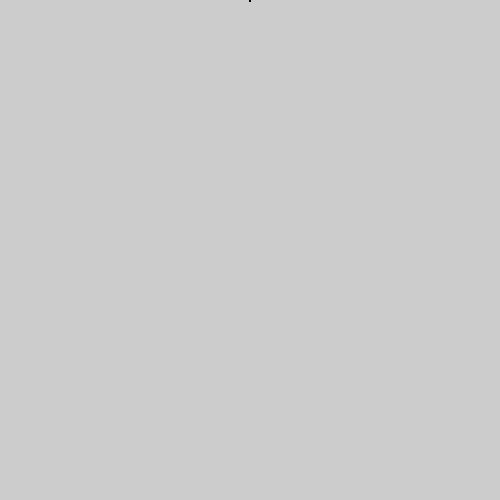
Frame 1 (no input)
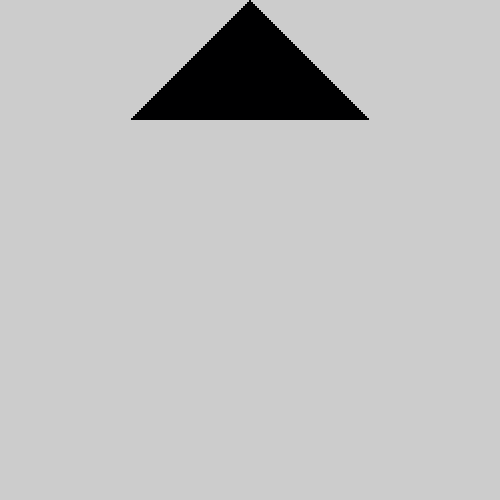
Frame 60 (the mouse pressed at the canvas centre just before this capture)
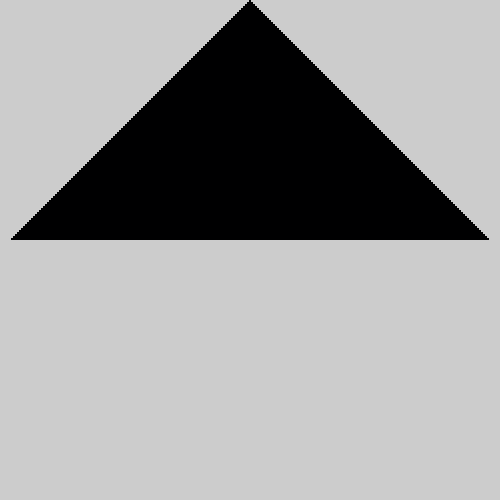
Frame 120 (the mouse held since frame 60 and released just before this capture)

The Processing sketch that drew these frames (run headless with seeded random() and noise(); from frame 60 on, the mouse is pressed at the canvas centre):

// Processing sketch: CA1dim
// ── CA1dim.pde

  int num = 250;
  int[] state = {1};
  int gen = 0;
  int mod = 5;
  
  void setup() {
    size(500, 500);
  }
  
  void draw() {
    if(gen < num) {
      drawCell(gen);
      updateState();
    }
  }
  
  void drawCell(float y) {
    float scalar = (float) width / num;                // 数字の大きさ
    float x = (width - state.length * scalar) * 0.5;   // 数字を書く位置を x 座標方向にずらす
    y *= scalar;
    noStroke();
    
    for(int i=0; i < state.length; i++) {
      fill(state[i] * 1.0 / mod, state[i] * 1.0 / mod, 1);  // 色相にセルの状態を割り当て
      rect(x, y, scalar, scalar);
      x += scalar;
    }
  }
  
  void updateState() {
    int[] BOUNDARY = {0, 0};
    int[] nextState = new int[state.length + 2];
    state = splice(state, BOUNDARY, 0);
    state = splice(state, BOUNDARY, state.length);
    
    for(int i=1; i < state.length - 1; i++) {
      nextState[i-1] = transition(state[i-1], state[i], state[i+1]);
    }
    state = nextState;
    gen++;
  }
  
  int transition(int a, int b, int c) {
    int d = a + c;
    d = d % mod;
    return d;
  }
  
  
  
  
  
  
  
  
  
  
  
  
  
  
  
